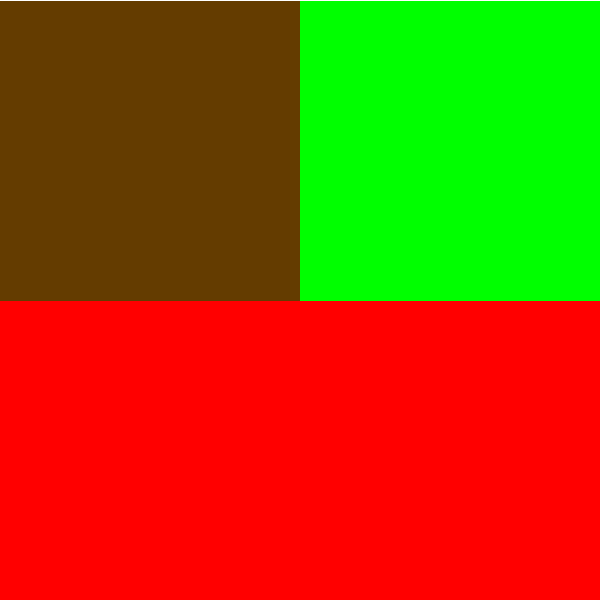
Frame 1 (no input)
Frame 60 (the mouse pressed at the canvas centre just before this capture): identical to frame 1, image omitted
Frame 120 (the mouse held since frame 60 and released just before this capture): identical to frame 1, image omitted

The Processing sketch that drew this single still picture (run headless with seeded random() and noise(); from frame 60 on, the mouse is pressed at the canvas centre):

// Processing sketch: day3_9_5_2017_note2
// ── day3_9_5_2017_note2.pde
void setup(){
  size(600,600);
  background(255); //white background
}

void draw(){
  fill(255,0,0);
  noStroke();
  background(255);
  
  float x = 0 ;
  float y = .5 * height;
  float w = width;
  float h = .5 * height;
  
  rect (x,y,w,h);
  
   fill(100,60,0);
  noStroke();
  
  float x1 = 0 ;
  float y1 = 1 ;
  float w1 = .5 * width;
  float h1 = .5 * height;
  
  rect (x1,y1,w1,h1);
  
    fill(0,255,0);
  noStroke();
  
  float x2 = .5 * width;
  float y2 = 1 ;
  float w2 = .5 * width;
  float h2 = .5 * height;
  
  rect (x2,y2,w2,h2);
}
